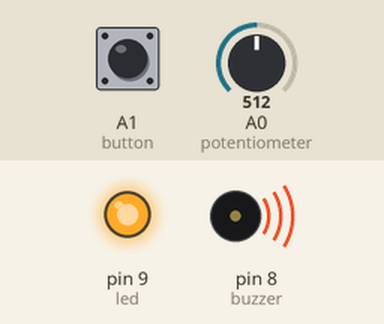
This sketch was run on a simulated Arduino Uno, built with avr-gcc and run on an emulated ATmega328P. On the bench: output pins drawn as LEDs (lit = HIGH), buzzer (waves = sounding). The inputs (shaded band) are chosen by the test bench; at power-on: A0 (potentiometer) = 512, A1 (button) HIGH.

Above: at 0.2 s.
At 7.29 s:
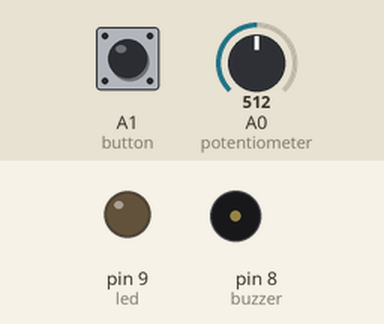
Timing chart, 0 to 7.7 s (numbered marks = the images above):
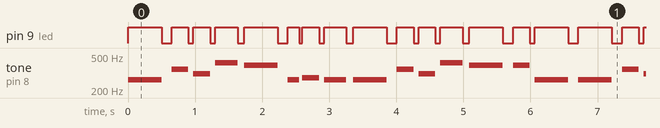

The sketch:

sketch_apr14a.ino
```cpp
#include "pitches.h"

//pins variables
int buzzer = 8;
int button = A1;
int potentiometer = A0;
int led = 9;

//the modes
int mode = 0;                //keeps track of which melody is playing 0 or 1
int lastButtonState = HIGH;  //stores the previous button state so i can detect a new press
int thisNote = 0;            //keeps track of the current note idex in the melody

//melody 1: jennifers body by ken carson
int melody1[] = {  //stores notes
  NOTE_C4, NOTE_F4, NOTE_DS4, NOTE_GS4,
  NOTE_G4, NOTE_C4, NOTE_CS4, NOTE_C4,
  NOTE_C4, NOTE_F4, NOTE_DS4, NOTE_GS4,
  NOTE_G4, NOTE_G4, NOTE_C4
};

int noteDurations1[] = {  //controls how long each note is played (the duration)
  2, 4, 4, 3,
  2, 6, 4, 3,
  2, 4, 4, 3,
  2, 4, 2
};

//melody 2: die with a smile by bruno mars
int melody2[] = {  //stores notes
  NOTE_FS4, NOTE_FS4, NOTE_A4,
  NOTE_FS4, NOTE_A4,
  NOTE_FS4, NOTE_GS4, NOTE_GS4, NOTE_A4, NOTE_B4,
  NOTE_E4, NOTE_GS4,
  NOTE_CS5, NOTE_GS4, NOTE_FS4,
  NOTE_FS4, NOTE_FS4, NOTE_A4,
  NOTE_FS4, NOTE_E4, NOTE_GS4,
  NOTE_CS5, NOTE_GS4, NOTE_FS4
};

int noteDurations2[] = {  //stores duration for the melody
  4, 4, 3,
  4, 3,
  4, 3, 8, 4, 3,
  4, 1,
  4, 4, 1,
  4, 4, 3,
  4, 3, 3,
  4, 4, 1
};

void setup() {
  pinMode(buzzer, OUTPUT);        //sets buzzer pin as output so it can play sound
  pinMode(led, OUTPUT);           //sets led pin as output so i can turn it on and off
  pinMode(button, INPUT_PULLUP);  //button uses the internal pull up resistor so the default is high and when pressed its low
}

void loop() {

  //button input
  int buttonState = digitalRead(button);  //reads whether button is pressed or not. high if not pressed and low if pressed

  if (buttonState == LOW && lastButtonState == HIGH) {  //detects a new button press from high to low
    mode++;                                             //switch to the next mode/melody
    if (mode > 1) mode = 0;                             //if the mode goes past 1, reset back to 0
    thisNote = 0;                                       //restart song from beginning
    delay(50);                                          //small delay to prevent the button bouncing/accident double clicks
  }

  lastButtonState = buttonState;  //saves the current button state for next loop

  //potentiometer for pitch control
  int sensorValue = analogRead(potentiometer);       //reads the knob position from 0 to 1023
  int pitch = map(sensorValue, 0, 1023, -200, 200);  //converts it into a freq range and this controls how high or low the sound is

  //mode 0 (melody 1)
  if (mode == 0) {

    int size1 = 15;                                      //number of notes in melody 1
    int noteDuration = 1000 / noteDurations1[thisNote];  //converts note type into time in milliseconds
    int finalPitch = melody1[thisNote] + pitch;          //combines the meoldy note and the knob turning (can adjust the note using the potentiometer)
    tone(buzzer, finalPitch, noteDuration);              //plays sound on buzzer
    digitalWrite(led, HIGH);                             //turns led on while the note is playing
    delay(noteDuration);                                 //waits for note to finish
    digitalWrite(led, LOW);                              //turns the led off between the notes and for blinking effect
    delay(noteDuration * 0.3);                           //short pause between the notes to make the melody clearer
    noTone(buzzer);                                      //stops sound before next note
    thisNote++;                                          //moves to next note in the melody
    if (thisNote >= size1) thisNote = 0;                 //if at the end of the melody go back to the start (loop song)
  }


  if (mode == 1) {
    int size2 = 23;                                      //number of notes in melody 2
    int noteDuration = 1000 / noteDurations2[thisNote];  //converts note into time (mill sec)
    int finalPitch = melody2[thisNote] + pitch;          //applys the pitch shift from the potentmeter
    tone(buzzer, finalPitch, noteDuration);              //plays sound
    digitalWrite(led, HIGH);                             //turns led on during the sound
    delay(noteDuration);                                 //wait for note
    digitalWrite(led, LOW);                              //led off
    delay(noteDuration * 0.3);                           //pause between notes
    noTone(buzzer);                                      //stops sound

    thisNote++;                           //go to the next note when done
    if (thisNote >= size2) thisNote = 0;  //loop back to start when song ends
  }
}
```

Measured:
- by itself, pin 9 (led): moves between LOW and HIGH, repeating every 6.7 s
- by itself, tone on pin 8 (buzzer): plays 262 Hz for 0.50 s, 349 Hz for 0.25 s, 311 Hz for 0.25 s, 415 Hz for 0.33 s, 392 Hz for 0.50 s, 262 Hz for 0.17 s … (291 notes in this stretch)
